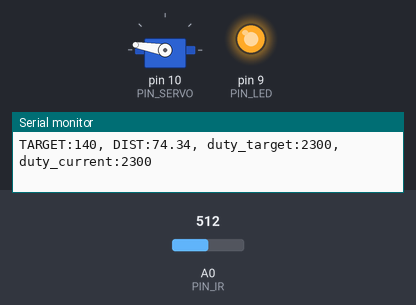
The sketch below on a simulated Arduino Uno, built with avr-gcc and run on an emulated ATmega328P. On the bench: servo, output pins drawn as LEDs (lit = HIGH), the last lines printed to the serial monitor. The inputs (shaded band) are chosen by the test bench; at power-on: A0 (PIN_IR) = 512.

Above: at 1.2 s.
1.3 s: A0 (PIN_IR) set to 308
3.2 s: A0 (PIN_IR) set to 284
At 4.9 s:
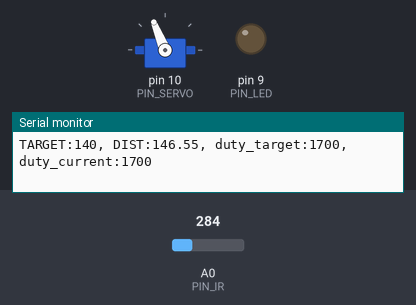
6.2 s: A0 (PIN_IR) set to 306
At 6.36 s:
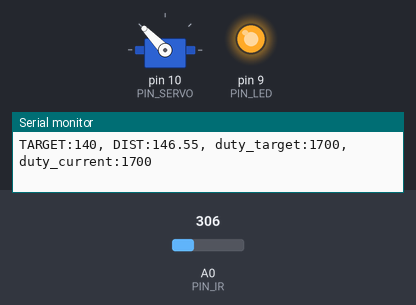
9.2 s: A0 (PIN_IR) set to 290
At 9.36 s:
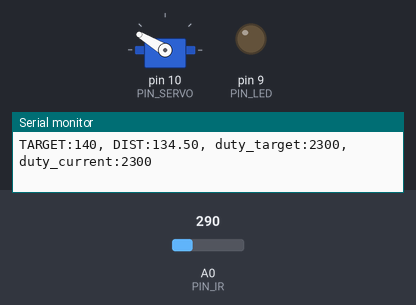
12.2 s: A0 (PIN_IR) set to 310
At 12.36 s:
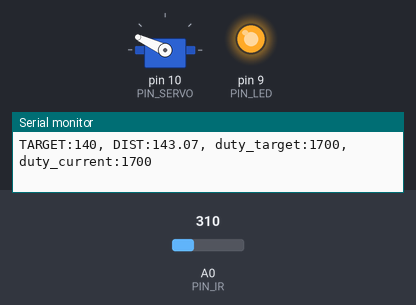
Timing chart, 0 to 15.2 s (numbered marks = the images above; inputs shaded):
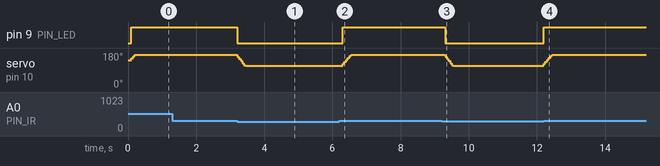

The sketch:

22_bbc_20215184.ino
```cpp
#include <Servo.h>

// Arduino pin assignment
#define PIN_LED   9
#define PIN_SERVO 10
#define PIN_IR    A0

// Event interval parameters
#define _INTERVAL_DIST    100  // distance sensor interval (unit: ms)
#define _INTERVAL_SERVO   50   // servo interval (unit: ms)
#define _INTERVAL_SERIAL  500  // serial interval (unit: ms)

// EMA filter configuration for the IR distance sensor
#define _EMA_ALPHA 0.5    // EMA weight of new sample (range: 0 to 1)

// Servo adjustment - Set _DUTY_MAX, _NEU, _MIN with your own numbers
#define _DUTY_MAX 2300    // 서보 최대 값 (최소 각도, 역수 적용)
#define _DUTY_NEU 2000  // 서보 중립 값
#define _DUTY_MIN 300     // 서보 최소 값 (최대 각도, 역수 적용)

#define _SERVO_ANGLE_DIFF 180  // Replace with |D - E| degree
#define _SERVO_SPEED       200  // servo speed

#define _BANGBANG_RANGE    300  // Bang-bang 제어 범위

// Target Distance
#define _DIST_TARGET    140 // Center of the rail (unit:mm)

// global variables

Servo myservo;

float dist_ema;     // unit: mm

int duty_change_per_interval; // maximum duty difference per interval
int duty_target;    // Target duty
int duty_current;   // Current duty

unsigned long last_sampling_time_dist;   // unit: msec
unsigned long last_sampling_time_servo;  // unit: msec
unsigned long last_sampling_time_serial; // unit: msec

bool event_dist, event_servo, event_serial; // event triggered?

void setup()
{
  // GPIO 초기화
  pinMode(PIN_LED, OUTPUT);
  myservo.attach(PIN_SERVO);

  duty_target = duty_current = _DUTY_NEU;
  myservo.writeMicroseconds(duty_current);

  // 시리얼 포트 초기화
  Serial.begin(9600);

  // 각속도를 duty change per interval로 변환
  duty_change_per_interval =
    (float)(_DUTY_MAX - _DUTY_MIN) * ((float)_SERVO_SPEED / _SERVO_ANGLE_DIFF) * (_INTERVAL_SERVO / 1000.0);
}

void loop()
{
  unsigned long time_curr = millis();

  // 이벤트 트리거
  if (time_curr >= (last_sampling_time_dist + _INTERVAL_DIST)) {
        last_sampling_time_dist += _INTERVAL_DIST;
        event_dist = true;
  }
  if (time_curr >= (last_sampling_time_servo + _INTERVAL_SERVO)) {
        last_sampling_time_servo += _INTERVAL_SERVO;
        event_servo = true;
  }
  if (time_curr >= (last_sampling_time_serial + _INTERVAL_SERIAL)) {
        last_sampling_time_serial += _INTERVAL_SERIAL;
        event_serial = true;
  }

  if (event_dist) {
    float dist_filtered; // unit: mm
    event_dist = false;

    // 센서 값 읽기
    dist_filtered = volt_to_distance(ir_sensor_filtered(10, 0.5, 0));
    dist_ema = _EMA_ALPHA * dist_filtered + (1.0 - _EMA_ALPHA) * dist_ema;

    // Bang-bang 제어
    if (dist_ema > _DIST_TARGET) {
      duty_target = _DUTY_NEU - _BANGBANG_RANGE;
      digitalWrite(PIN_LED, 0);
    } else if (dist_ema < _DIST_TARGET) {
      duty_target = _DUTY_NEU + _BANGBANG_RANGE;
      digitalWrite(PIN_LED, 1);
    }
  }

  if (event_servo) {
    event_servo = false;

    // 서보 이동 조정
    if (duty_target > duty_current) {
      duty_current += duty_change_per_interval;
      if (duty_current > duty_target)
          duty_current = duty_target;
    } else if (duty_target < duty_current) {
      duty_current -= duty_change_per_interval;
      if (duty_current < duty_target)
        duty_current = duty_target;
    }

    // 서보 범위 제한
    if (duty_current < _DUTY_MIN)
      duty_current = _DUTY_MIN;
    else if (duty_current > _DUTY_MAX)
      duty_current = _DUTY_MAX;

    // 서보 위치 업데이트
    myservo.writeMicroseconds(duty_current);
  }

  if (event_serial) {
    event_serial = false;

    // 시리얼 출력
    Serial.print("TARGET:"); Serial.print(_DIST_TARGET);
    Serial.print(", DIST:"); Serial.print(dist_ema);
    Serial.print(", duty_target:"); Serial.print(duty_target);
    Serial.print(", duty_current:"); Serial.println(duty_current);
  }
}

float volt_to_distance(int a_value)
{
    float voltage = a_value * (5.0 / 1023.0); // 아날로그 값을 전압으로 변환
    float distance = 213.675 * pow(voltage, -1.15); // 수정된 거리 계산
    return distance;
}

int compare(const void *a, const void *b) {
  return (*(unsigned int *)a - *(unsigned int *)b);
}

unsigned int ir_sensor_filtered(unsigned int n, float position, int verbose)
{
  unsigned int *ir_val, ret_val;

  if ((n == 0) || (n > 100) || (position < 0.0) || (position > 1))
    return 0;

  ir_val = (unsigned int *)malloc(sizeof(unsigned int) * n);
  if (ir_val == NULL)
    return 0;

  for (int i = 0; i < n; i++) {
    ir_val[i] = analogRead(PIN_IR);
  }

  qsort(ir_val, n, sizeof(unsigned int), compare);
  ret_val = ir_val[(unsigned int)(n * position)];
  free(ir_val);

  return ret_val;
}
```

Measured:
- the behaviour switches between 296 and 295 on A0 (PIN_IR) (found by bisection; images 0 and 1)
- after the input at 3.2 s, pin 9 (PIN_LED): HIGH → LOW at once; servo on pin 10 (PIN_SERVO): 170° → 112° at once
- after the input at 6.2 s, pin 9 (PIN_LED): LOW → HIGH after 0.10 s; servo on pin 10 (PIN_SERVO): 112° → 170° after 0.10 s
- after the input at 9.2 s, pin 9 (PIN_LED): HIGH → LOW after 0.10 s; servo on pin 10 (PIN_SERVO): 170° → 112° after 0.10 s
- after the input at 12.2 s, pin 9 (PIN_LED): LOW → HIGH at once; servo on pin 10 (PIN_SERVO): 112° → 170° at once
